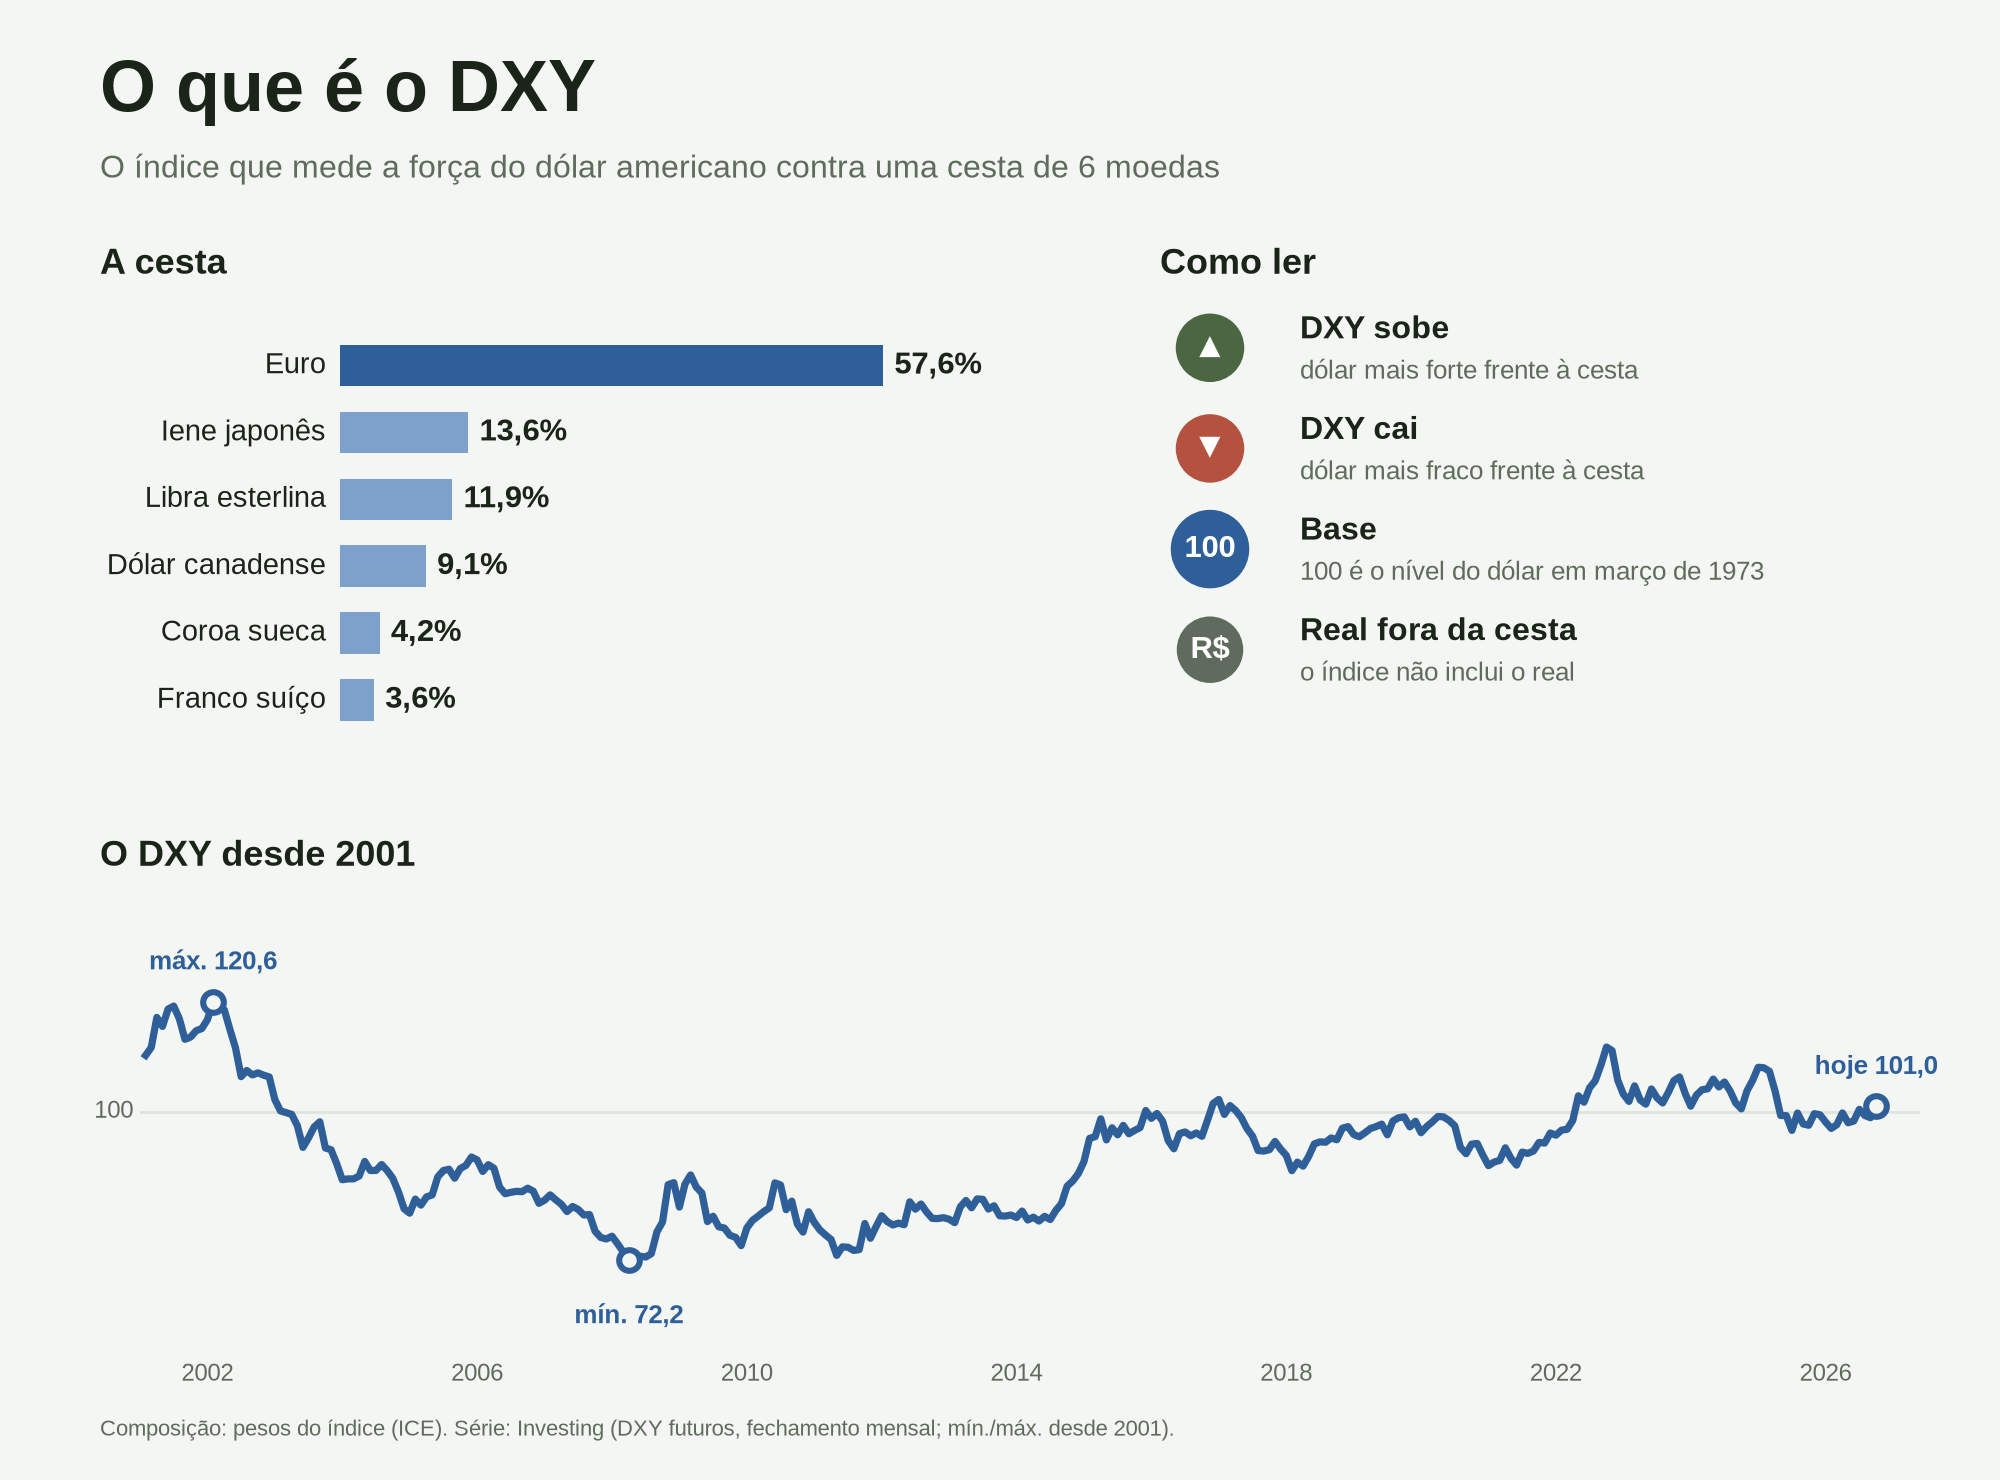

Python code for this plot:
"""O que é o DXY: composição da cesta, como ler e a série desde 2001.

Composição (pesos oficiais do índice, ICE): EUR 57,6% JPY 13,6% GBP 11,9% CAD 9,1% SEK 4,2% CHF 3,6%.
Série: Investing (DXY futuros, fechamento mensal), dados/dxy_futuros_mensal.csv.
"""
import csv, datetime as dt
import matplotlib
matplotlib.use("Agg")
import matplotlib.pyplot as plt
from matplotlib import font_manager as fm

dxy = {}
for r in csv.DictReader(open("dados/dxy_futuros_mensal.csv", encoding="utf-8-sig")):
    x = dt.datetime.strptime(r["Data"], "%d.%m.%Y").date(); dxy[(x.year, x.month)] = float(r["Último"].replace(",", "."))
ks = sorted(dxy); xm = lambda k: k[0] + k[1] / 12
BG, INK, MUTED, GRID = "#f4f6f3", "#1b2419", "#5f6b5c", "#dfe4dc"
BLUE, BLUE2, GLINE = "#2f5f99", "#7ea1cc", "#b9c4d0"
UPC, DOWNC = "#4a6741", "#b5523f"
plt.rcParams["font.family"] = "Liberation Sans" if any("Liberation Sans" in f.name for f in fm.fontManager.ttflist) else "DejaVu Sans"
vb = lambda v: f"{v:.1f}".replace(".", ",")

CESTA = [("Euro", "EUR", 57.6), ("Iene japonês", "JPY", 13.6), ("Libra esterlina", "GBP", 11.9),
         ("Dólar canadense", "CAD", 9.1), ("Coroa sueca", "SEK", 4.2), ("Franco suíço", "CHF", 3.6)]

fig = plt.figure(figsize=(10, 7.4), dpi=200, facecolor=BG)
fig.text(.05, .925, "O que é o DXY", color=INK, fontsize=26, fontweight="bold")
fig.text(.05, .88, "O índice que mede a força do dólar americano contra uma cesta de 6 moedas", color=MUTED, fontsize=11.5)

# --- cesta
fig.text(.05, .815, "A cesta", color=INK, fontsize=13, fontweight="bold")
ax = fig.add_axes([.17, .50, .33, .28], facecolor=BG)
ys = list(range(len(CESTA)))[::-1]
for y, (nome, cod, p) in zip(ys, CESTA):
    ax.barh(y, p, color=BLUE if p > 50 else BLUE2, height=.62)
    ax.text(p + 1.2, y, f"{vb(p)}%", va="center", fontsize=11, fontweight="bold", color=INK)
    ax.text(-1.5, y, nome, va="center", ha="right", fontsize=10.5, color=INK)
ax.set_xlim(0, 70); ax.set_ylim(-.6, 5.6); ax.axis("off")

# --- como ler
fig.text(.58, .815, "Como ler", color=INK, fontsize=13, fontweight="bold")
cards = [("▲", UPC, "DXY sobe", "dólar mais forte frente à cesta"),
         ("▼", DOWNC, "DXY cai", "dólar mais fraco frente à cesta"),
         ("100", BLUE, "Base", "100 é o nível do dólar em março de 1973"),
         ("R$", MUTED, "Real fora da cesta", "o índice não inclui o real")]
y = .765
for sym, c, t, d in cards:
    fig.text(.605, y, sym, color="white", fontsize=11 if len(sym) > 1 else 13, fontweight="bold", ha="center", va="center",
             bbox=dict(boxstyle="circle,pad=.45", fc=c, ec="none"))
    fig.text(.65, y + .012, t, color=INK, fontsize=11.5, fontweight="bold", va="center")
    fig.text(.65, y - .016, d, color=MUTED, fontsize=9.5, va="center")
    y -= .068

# --- série
fig.text(.05, .415, "O DXY desde 2001", color=INK, fontsize=13, fontweight="bold")
ax2 = fig.add_axes([.07, .09, .89, .26], facecolor=BG)
xs = [xm(k) for k in ks]; ys_ = [dxy[k] for k in ks]
ax2.plot(xs, ys_, color=BLUE, lw=2.6)
ax2.axhline(100, color=GRID, lw=1, zorder=0); ax2.text(2000.9, 100, "100", ha="right", va="center", fontsize=8.5, color=MUTED)
kmax = max(ks, key=lambda k: dxy[k]); kmin = min(ks, key=lambda k: dxy[k]); khoje = ks[-1]
pts = [(kmin, "mín.", "top", -8), (kmax, "máx.", "bottom", 5), (khoje, "hoje", "bottom", 5)]
for k, lab, va, off in pts:
    ax2.scatter([xm(k)], [dxy[k]], s=55, color=BG, edgecolor=BLUE, lw=2.2, zorder=4)
    ax2.text(xm(k), dxy[k] + off, f"{lab} {vb(dxy[k])}", ha="center", va=va, fontsize=9.5, fontweight="bold", color=BLUE)
ax2.set_xlim(2001, 2027.4); ax2.set_ylim(56, 128); ax2.set_yticks([])
ax2.set_xticks(range(2002, 2027, 4)); ax2.set_xticklabels([str(y) for y in range(2002, 2027, 4)], fontsize=8.5, color=MUTED)
ax2.tick_params(length=0, pad=6)
for sp in ax2.spines.values(): sp.set_visible(False)
fig.text(.05, .03, "Composição: pesos do índice (ICE). Série: Investing (DXY futuros, fechamento mensal; mín./máx. desde 2001).", color=MUTED, fontsize=8)
fig.savefig("grafico_o_que_e_dxy.png", facecolor=BG); plt.close(fig)
print(kmin, dxy[kmin], kmax, dxy[kmax], khoje, dxy[khoje])
